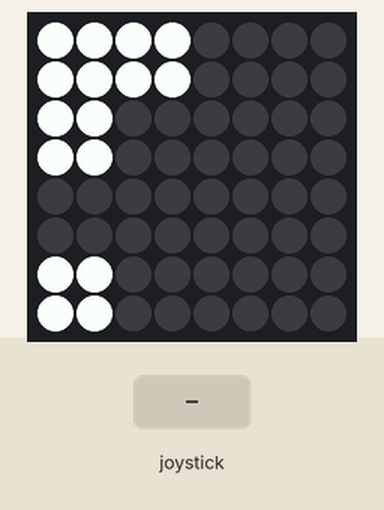
This program was run on a simulated Raspberry Pi (BCM pin numbers) with a Sense HAT. On the bench: the Sense HAT's 8×8 RGB LED matrix. Inputs (shaded band) come from the test bench. Random numbers come from a fixed seed.

Above: at 1.6 s.
1.7 s: joystick pushed up
At 2.4 s:
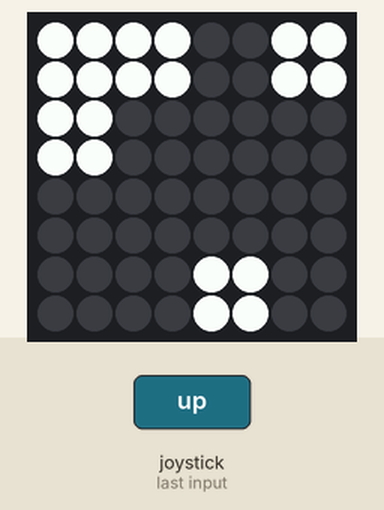
At 14.8 s:
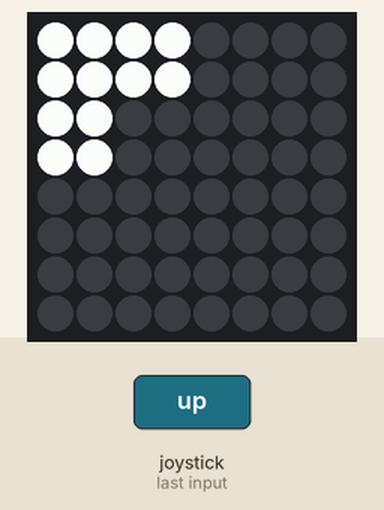
Timing chart, 0 to 16.3 s (numbered marks = the images above; inputs shaded):
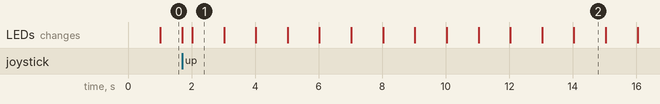

Measured:
- what the display in image 1 shows lasts 1.0 s, from 2.0 s to 3.0 s

The program:

matrix1.py
```python
#!/usr/bin/python

import time
import random
import copy

from sense_hat import SenseHat

# # # # # # # # # #

W = [255,255,255]
B = [0,0,0]
base_img = [
	W,W,W,W,B,B,B,B,
	W,W,W,W,B,B,B,B,
	W,W,B,B,B,B,B,B,
	W,W,B,B,B,B,B,B,
	B,B,B,B,B,B,B,B,
	B,B,B,B,B,B,B,B,
	B,B,B,B,B,B,B,B,
	B,B,B,B,B,B,B,B
]

bit_pos = [
	[6,7,14,15],
	[22,23,30,31],
	[36,37,44,45], [38,39,46,47],
	[48,49,56,57], [50,51,58,59], [52,53,60,61]
]

sp = SenseHat()

# # # # # # # # # # # # # # # # # # # #
## # # # # # # # # # # # # # # # # # #
# # # # # # # # # # # # # # # # # # # #

def display_num( num ):
	img = copy.deepcopy( base_img )
	x = num
	for i in range(0,7):
		if( (x%2) == 1 ):
			plist = bit_pos[i]
			for j in plist:
				img[j] = W
		else:
			#img[pix] = B
			pass

		x = x // 2

	sp.set_pixels( img )

def joystick_push( event ):
	sp.clear()
sp.stick.direction_any = joystick_push

# # # # # # # # # # # # # # # # # # # #
## # # # # # # # # # # # # # # # # # #
# # # # # # # # # # # # # # # # # # # #

while True:
	num = random.randint( 0, 127 )
	display_num( num )
	time.sleep( 1 )

sp.clear()
```
